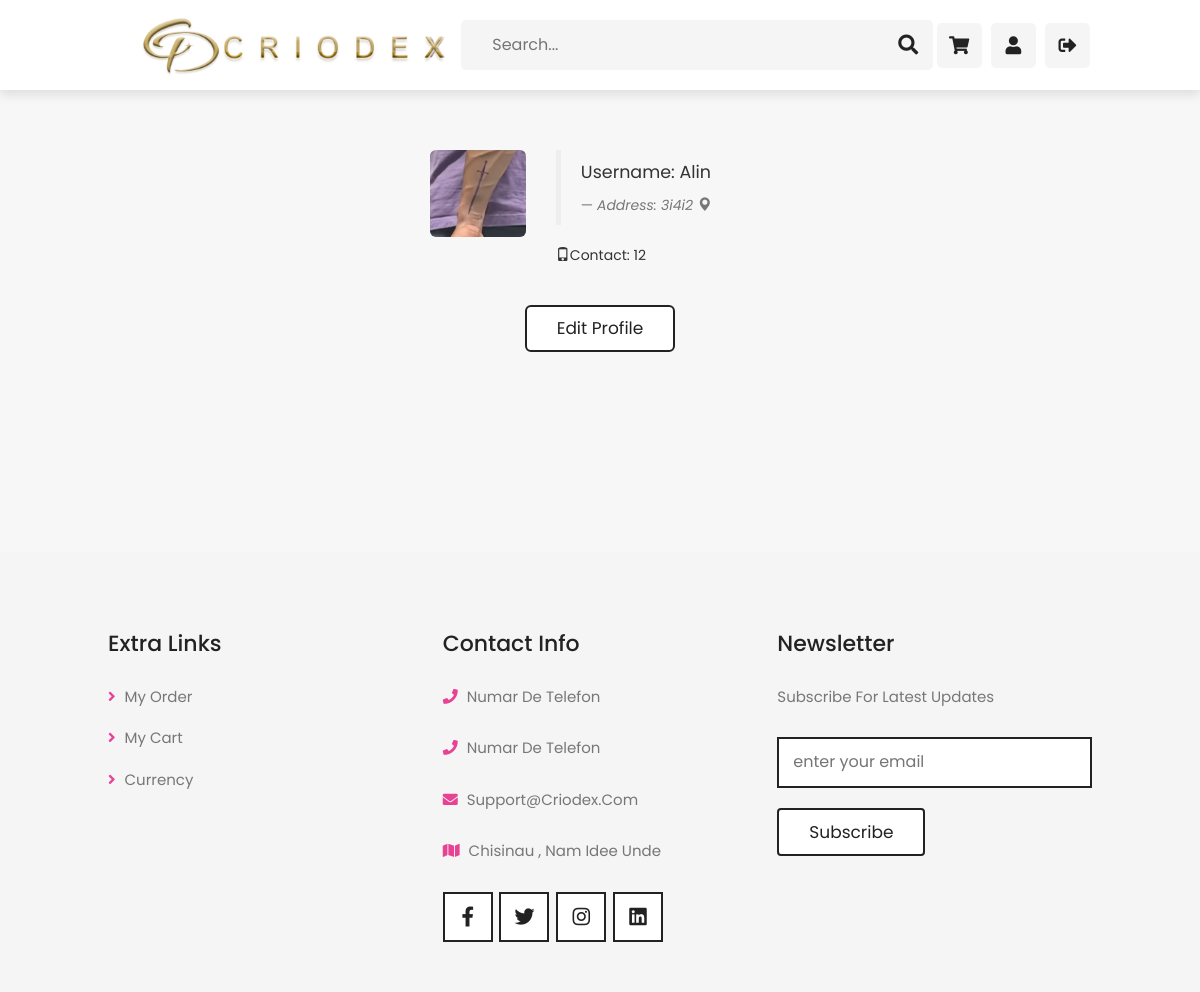
Screenshot of /my-profile/ (signed in) with the database file from the repository.
### ecom/models.py (models this page shows, shortened)
class Customer(models.Model):
    user = models.OneToOneField(User, on_delete=models.CASCADE)
    profile_pic = models.ImageField(upload_to='profile_pic/CustomerProfilePic/', null=True, blank=True)
    address = models.CharField(max_length=40)
    mobile = models.CharField(max_length=20, null=False)

### ecom/views.py (the view)
# urls.py: path('my-profile/', views.my_profile_view, name='my-profile'),
@login_required(login_url='customerlogin')
@user_passes_test(is_customer)
def my_profile_view(request):
    customer = models.Customer.objects.get(user_id=request.user.id)
    return render(request, 'ecom/my_profile.html', {'customer': customer})

### ecom/views.py (called while the page is built)
def is_customer(user):
    return user.groups.filter(name='CUSTOMER').exists()

### templates/ecom/my_profile.html (shortened to what this page needs)
{% extends 'ecom/customer_base.html' %}
{% load static %}
{% block content %}
        <link rel="stylesheet" href="https://cdnjs.cloudflare.com/ajax/libs/font-awesome/5.15.4/css/all.min.css">
        <link rel="stylesheet" href="https://unpkg.com/swiper@7/swiper-bundle.min.css">
        <link rel="stylesheet" href="https://cdnjs.cloudflare.com/ajax/libs/lightgallery-js/1.4.0/css/lightgallery.min.css">
        <link rel="stylesheet" href="../../static/css/style.css">
<br><br><br>
<div class="container">
        <div class="col-sm-2 col-md-2">
            <img src="{% static customer.profile_pic.url %}"   alt="profile pic" class="img-rounded img-responsive" />
        </div>
        <div class="col-sm-4 col-md-4">
            <blockquote>
                <p>Username: {{request.user}}</p> <small><cite title="Source Title">Address: {{customer.address}}  <i class="glyphicon glyphicon-map-marker"></i></cite></small>
            </blockquote>
            <p><i class="glyphicon glyphicon-phone"></i>Contact: {{customer.mobile}}
            </p>
        </div>
</div>
<br>
<div style="text-align: center;">
  <a href="/edit-profile"><button class="btn btn-primary btn-lg" ><span>Edit Profile </span></button></a>
</div>
<br><br><br><br><br><br>
{% endblock content %}

### static/css/style.css (style rules this page uses)
* { font-family: 'Poppins', sans-serif; margin: 0; padding: 0; -webkit-box-sizing: border-box; box-sizing: border-box; outline: none; border: none; text-decoration: none; text-transform: capitalize; -webkit-transition: all .2s linear; transition: all .2s linear; }
html { font-size: 62.5%; overflow-x: hidden; scroll-behavior: smooth; scroll-padding-top: 6rem; }
.btn { display: inline-block; margin-top: 1rem; border: 0.2rem solid #222; background: #fff; padding: 1rem 3rem; font-size: 1.7rem; cursor: pointer; color: #222; }

### templates/ecom/customer_base.html (style rules this page uses)
body { background-color: #f7f7f7; }
p { text-align: center; }
p { text-align: justify; }

### templates/ecom/customer_navbar.html (style rules this page uses)
body { background-color: #f7f7f7; }
a { text-decoration: none; }

### templates/ecom/my_profile.html (style rules this page uses)
body { background-color:#f7f7f7; }
.container { padding-left: 400px; }

### rows the page displays
Customer: profile_pic (picture), address "3i4i2", mobile "12"

### other values shown
{{ request.user }} "Alin"
